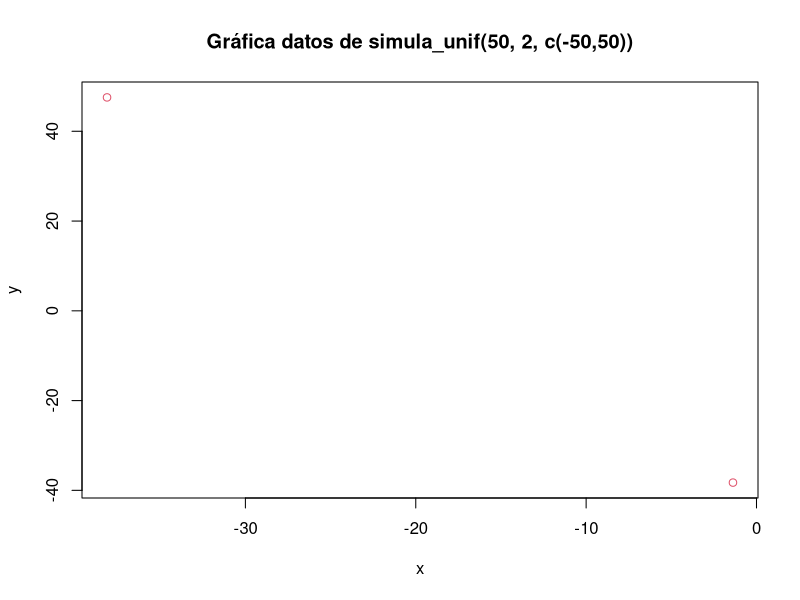
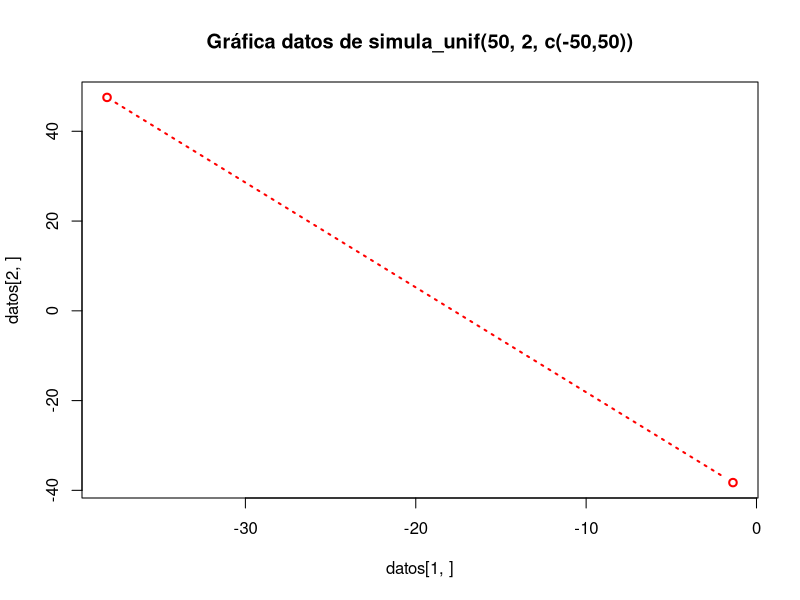
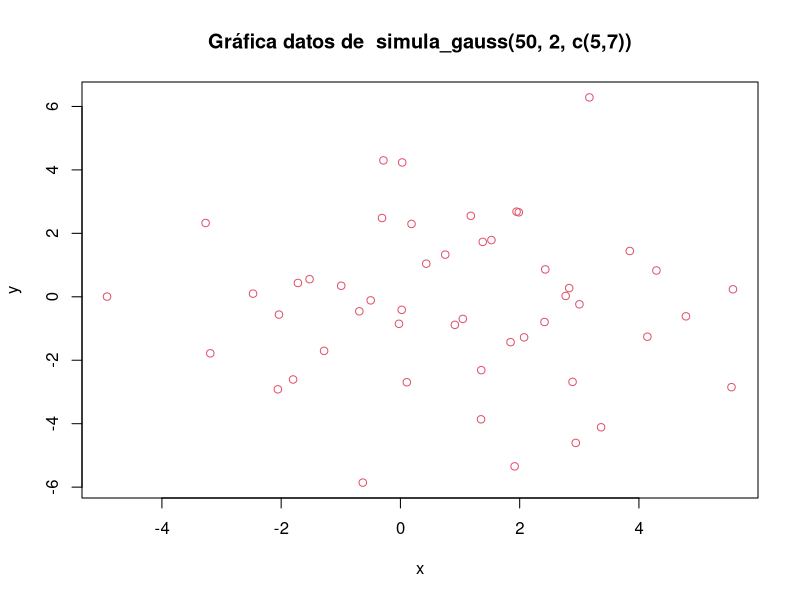
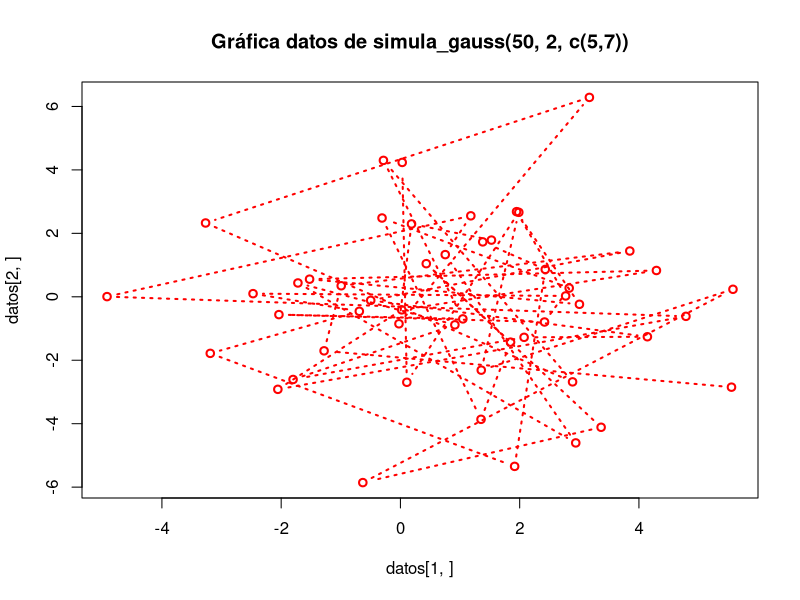
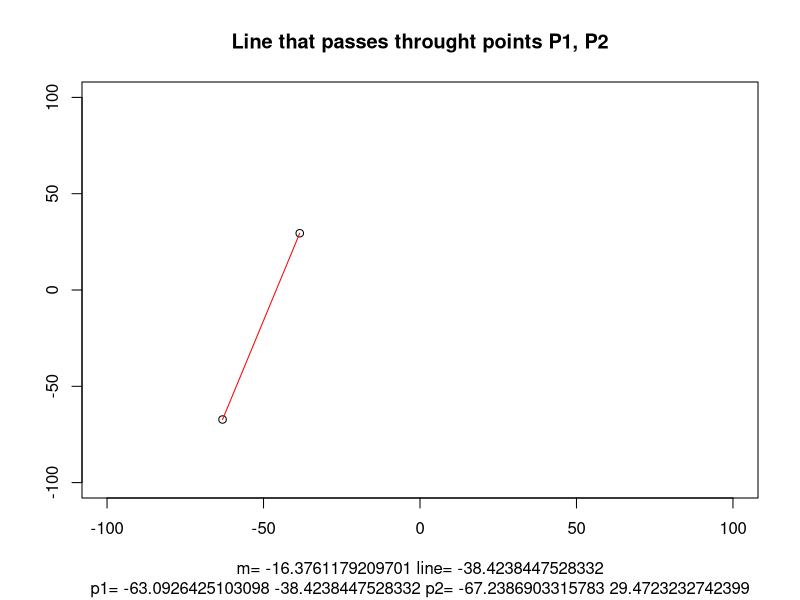
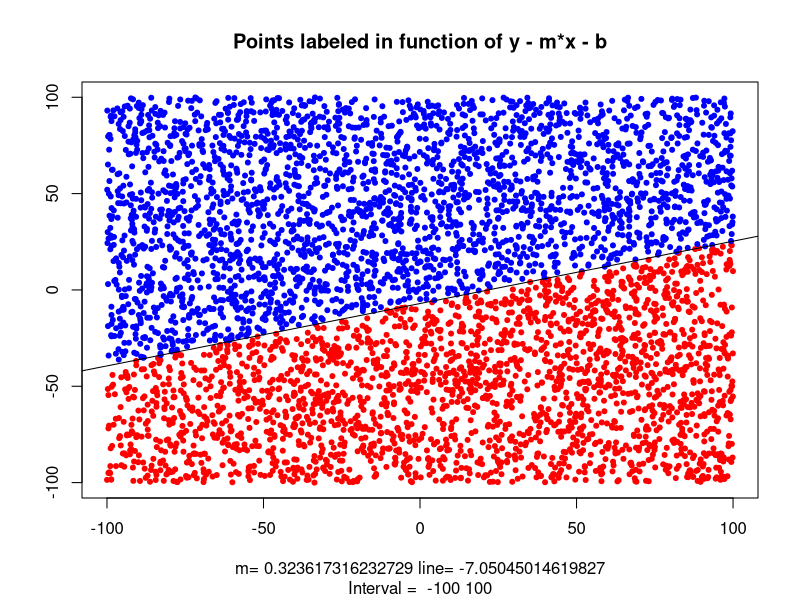
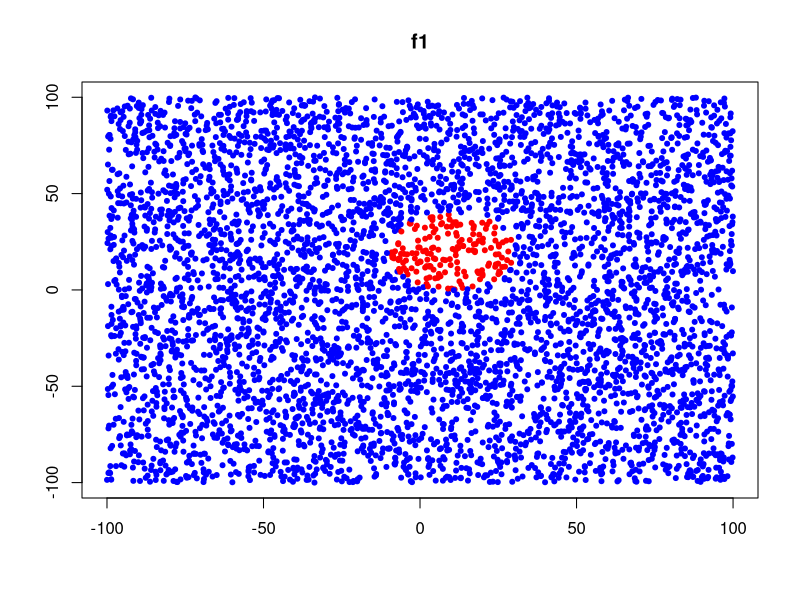
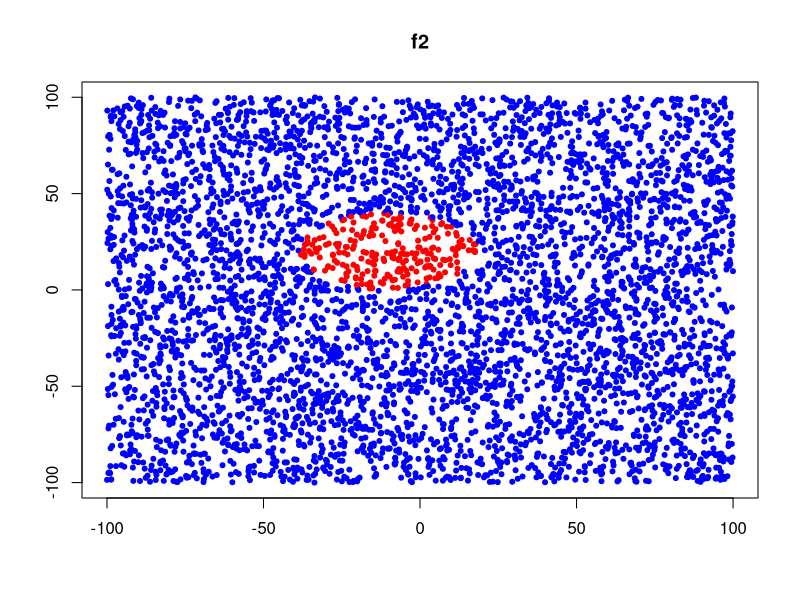

Write R code to recreate these figures, in order.
## ---- chunk 1
knitr::opts_chunk$set(echo = TRUE)
set.seed(1000000007)
## ---- chunk 2
simula_unif <- function(N, dimen = 1, rango = c(0:1)) {
  # Generate a list of vectors populated with uniform distributed random numbers
  #
  # Args:
  #   N: Length of the list
  #   dimen: The dimension of each vector in the list
  #   rango: Range to use generating the numbers
  #
  # Returns:
  #   A list of vectors populated randomly
  array(runif(dimen*N, rango[1], rango[2]), dim = c(N, dimen))
}

simula_unif(10, 5, c(10,100))
simula_unif(10, 2)
simula_unif(10)
## ---- chunk 3
simula_gauss <- function(N, dimen = 1, sig = 1){
  # Generate a list of vectors populated using the normal (Gaussian) distribution
  #
  # Args:
  #   N: Length of the list
  #   dimen: The dimension of each vector in the list
  #   sigma: Vector of Standard deviations
  #
  # Returns:
  #   A list of vectors populated randomly
  array(rnorm(dimen*N, sd = sqrt(sig)), dim = c(dimen, N))
}

simula_gauss(10, 5, c(1,2))
## ---- chunk 4
datos = simula_unif(50, 2, c(-50,50)); datos
plot(datos[1,],datos[2,], col=2, xlab="x",ylab="y", 
     main="Gráfica datos de simula_unif(50, 2, c(-50,50))")
plot(datos[1,],datos[2,], col = "red", type = "b", 
     main = "Gráfica datos de simula_unif(50, 2, c(-50,50))", lwd = 2, lty = 3)
## ---- chunk 5
datos = simula_gauss(50, 2, c(5,7)); datos

plot(datos[1,],datos[2,], col=2, xlab="x",ylab="y", 
     main="Gráfica datos de  simula_gauss(50, 2, c(5,7))")
# points(datos[1,],datos[2,])
plot(datos[1,],datos[2,], col = "red", type = "b",
     main = "Gráfica datos de simula_gauss(50, 2, c(5,7))", lwd = 2, lty = 3)
## ---- chunk 6

simula_recta <- function(interval = c(-50, 50)){
  # Computes the slope and intercept values of two points in the given interval
  #
  # Args:
  #   interval: Interval from which to pick to random points
  #
  # Returns:
  #   A vector [m, l, p1, p2] where:
  #     - m is the slope 
  #     - l is the intercept
  #     - p1, p2, are the points randomly selected
  p1 = runif(2, interval[1], interval[2]);
  p2 = runif(2, interval[1], interval[2]);
  
  ## Compute the slope
  m = (p1[2] - p2[2]) / (p1[1] - p2[1])
  
  # Compute y − y1 = m(x − x1)
  line = m * (p1[1] - p2[1]) + p2[2]
  
  c(m, line, p1, p2)
}

interval = c(-100, 100);
result = simula_recta(interval)
m = result[1]
line = result[2]
p1 = c(result[3],result[4])
p2 = c(result[5], result[6])
data = rbind(p1, p2)

plot(interval, interval, type= "n", 
     sub = paste(c("p1=", p1, "p2=", p2), collapse = " "), 
     main = "Line that passes throught points P1, P2",
     xlab = paste(c("m=", m, "line=", line), collapse = " "),
     ylab = "")
points(p1, p2)
lines(p1, p2, lty="solid", col="red")
## ---- chunk 7
interval = c(-100, 100)
# Generate a set of points
x = simula_unif(5000, 2, interval);

fsign <- function(x, y, m, b){
  # Function to label a 2D Point
  y - m*x - b
}

straight = simula_recta(interval)
m = straight[1]
line = straight[2]
p1 = c(straight[3],straight[4])
p2 = c(straight[5], straight[6])

# Apply fsign to each point of the set, each x,y will be passed to fsign
result = mapply(fsign, x[,1], x[,2], m = m, b = line)
# Label the result with -1/1
result[result >= 0] = 1
result[result < 0] = -1
# Create a data frame to store the result
datafsign = data.frame(x = x[,1], y = x[,2], result = result)

# Draw the result
plot(datafsign[1:2], col=ifelse(datafsign$result == 1, "blue", "red"), pch=20,
     main = "Points labeled in function of y - m*x - b",
     xlab = paste(c("m=", m, "line=", line), collapse = " "),
     sub = paste(c("Interval = ", interval), collapse = " "),
     ylab = "")
abline(line,m)
## ---- chunk 8
# Define the functions
f1 <- function(x, y) {
  (x - 10) ^ 2 + (y - 20) ^ 2 - 400
}
f2 <- function(x, y){
  0.5 * (x + 10)^2 + (y - 20)^2 - 400
}
f3 <- function(x, y){
  0.5 * (x - 10)^2 - (y + 20)^2 - 400
}
f4 <- function(x, y){
  y - 20*x^2 - 5*x + 3
}

# Generate a vector of functions
multi.fun <- function(x, y) {
      c(f1 = f1(x, y), f2 = f2(x, y), f3 = f3(x, y), f4 = f4(x, y))
}

# Apply the functions
result = mapply(multi.fun, x[,1], x[,2])

# Label the results
result[result >= 0] = 1
result[result < 0] = -1

# Create a data frame to store the result
datafunctions = data.frame(x = x[,1], y = x[,2], 
                  f1 = result[1,], f2 = result[2,], f3 = result[3,], f4 = result[4,])

# Draw the result
plot(datafunctions[1:2], 
     col=ifelse(datafunctions$f1==1, "blue", "red"), 
     pch=20,
     main = "f1",
     ylab = "",
     xlab = "")
plot(datafunctions[1:2], 
     col=ifelse(datafunctions$f2==1, "blue", "red"), 
     pch=20,
     main = "f2",
     ylab = "",
     xlab = "")
plot(datafunctions[1:2],
     col=ifelse(datafunctions$f3==1, "blue", "red"), 
     pch=20,
     main = "f3",
     ylab = "",
     xlab = "")
plot(datafunctions[1:2],
     col=ifelse(datafunctions$f4==1, "blue", "red"), 
     pch=20,
     main = "f4",
     ylab = "",
     xlab = "")
## ---- chunk 9
getPercentageOfData <- function(x, condition = 1, percentage = .1){
  # Get the percentage of samples that meet condition
  #
  # Args:
  #   x: A vector containing the data
  #   condition: Condition that the data need to satisfy
  #   percentaje: What percentage of samples to get
  #
  # Returns:
  #   Indexes of the percentage of the samples that meet the condition
  meetCondition = which(x == condition)
  sample(meetCondition, length(meetCondition) * percentage)
}

# Get a 10% of samples labeled with a 1
indexPositive = getPercentageOfData(datafsign$result)
datafsign$result[indexPositive] = -1

indexNegative = getPercentageOfData(datafsign$result, -1)
datafsign$result[indexNegative] = 1

# Draw the result
plot(datafsign[1:2], col=ifelse(datafsign$result == 1, "blue", "red"), pch=20,
     main = "Points labeled in function of y - m*x - b",
     xlab = paste(c("m=", m, "line=", line), collapse = " "),
     sub = paste(c("Interval = ", interval), collapse = " "),
     ylab = "")
abline(line,m)
## ---- chunk 10
# Get a 10% of samples labeled with a 1 in all 4 functions
indexPositive = lapply(datafunctions[3:6], getPercentageOfData)
# Change 1 by -1
datafunctions$f1[indexPositive$f1] = -1
datafunctions$f2[indexPositive$f2] = -1
datafunctions$f3[indexPositive$f3] = -1
datafunctions$f4[indexPositive$f4] = -1

# Get a 10% of samples labeled with a 1 in all 4 functions
indexNegative = lapply(datafunctions[3:6], getPercentageOfData, condition = -1)
# Change -1 by 1
datafunctions$f1[indexNegative$f1] = 1
datafunctions$f2[indexNegative$f2] = 1
datafunctions$f3[indexNegative$f3] = 1
datafunctions$f4[indexNegative$f4] = 1

# Draw the result
# par(mfrow = c(2,2))
plot(datafunctions[1:2], 
     col=ifelse(datafunctions$f1==1, "blue", "red"), 
     pch=20,
     main = "f1",
     ylab = "",
     xlab = "")
plot(datafunctions[1:2],
     col=ifelse(datafunctions$f2==1, "blue", "red"), 
     pch=20,
     main = "f2",
     ylab = "",
     xlab = "")
plot(datafunctions[1:2],
     col=ifelse(datafunctions$f3==1, "blue", "red"), 
     pch=20,
     main = "f3",
     ylab = "",
     xlab = "")
plot(datafunctions[1:2],
     col=ifelse(datafunctions$f4==1, "blue", "red"), 
     pch=20,
     main = "f4",
     ylab = "",
     xlab = "")
